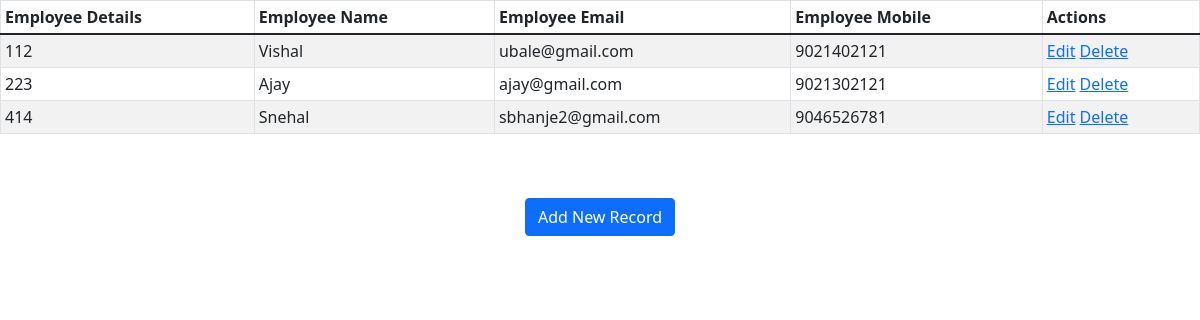
The page /show on the database as committed earlier.
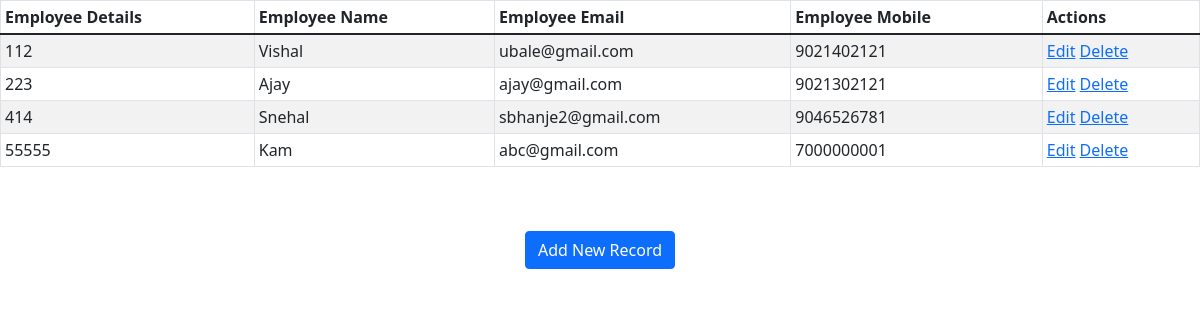
The same page on the database as committed later.
### employee/models.py (models this page shows)
class Employee(models.Model):
    eid = models.CharField(max_length=20)
    ename = models.CharField(max_length=100)
    eemail = models.EmailField()
    econtact = models.CharField(max_length=15)
    class Meta:
        db_table = "employee"

### employee/views.py (the view)
# urls.py: path('show',views.show),
def show(request):
    employees = Employee.objects.all()
    return render(request,"show.html", {'employees':employees})

### employee/templates/show.html (shortened to what this page needs)
<!DOCTYPE html>
<html lang="en">
<head>
     {% load static %}
    <link rel="stylesheet" href="{% static 'css/style.css' %}"/>
<link href="https://cdn.jsdelivr.net/npm/bootstrap@5.1.3/dist/css/bootstrap.min.css" rel="stylesheet">
</head>
<body>
<table class="table table-striped table-bordered table-sm">
    <thead class="thead-dark">
    <tr>
        <th>Employee Details</th>
        <th>Employee Name</th>
        <th>Employee Email</th>
        <th>Employee Mobile</th>
        <th>Actions</th>
    </tr>
    </thead>
    <tbody>
{% for employee in employees %}
    <tr>
        <td>{{ employee.eid }}</td>
        <td>{{ employee.ename }}</td>
        <td>{{ employee.eemail }}</td>
        <td>{{ employee.econtact }}</td>
        <td>
            <a href="/edit/{{ employee.id }}"><span class="glyphicon glyphicon-pencil" >Edit</span></a>
            <a href="/delete/{{ employee.id }}">Delete</a>
        </td>
    </tr>
{% endfor %}
    </tbody>
</table>
<br>
<br>
<center><a href="/emp" class="btn btn-primary">Add New Record</a></center>
</body>
</html>

Rows that differ between the two databases and show on the page:
added Employee: eid "55555", ename "Kam", eemail "abc@gmail.com", econtact "7000000001"
